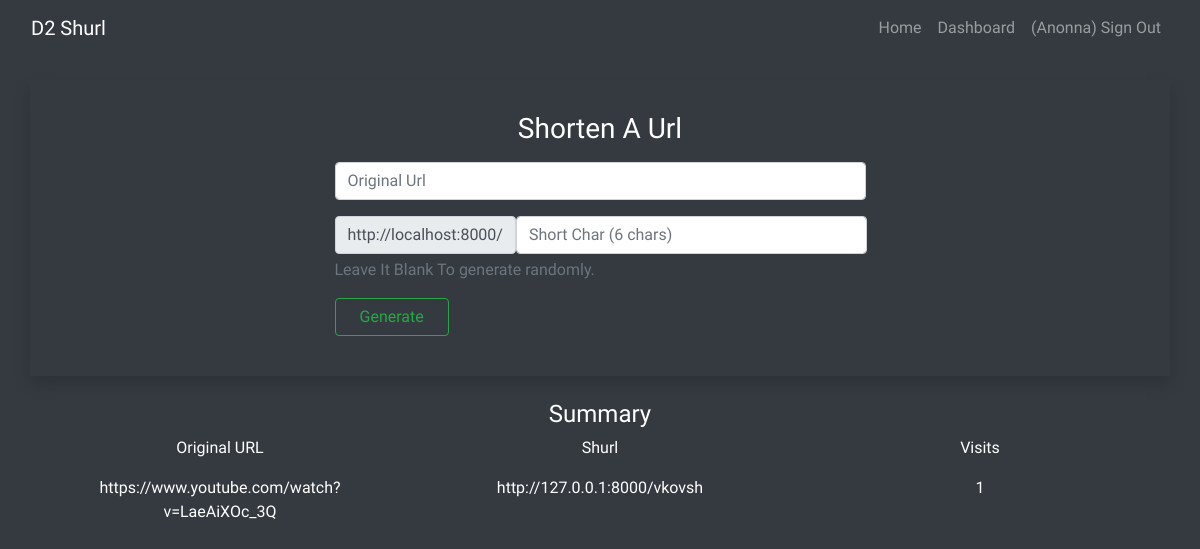
Page /dashboard/ (signed in) on the earlier database version.
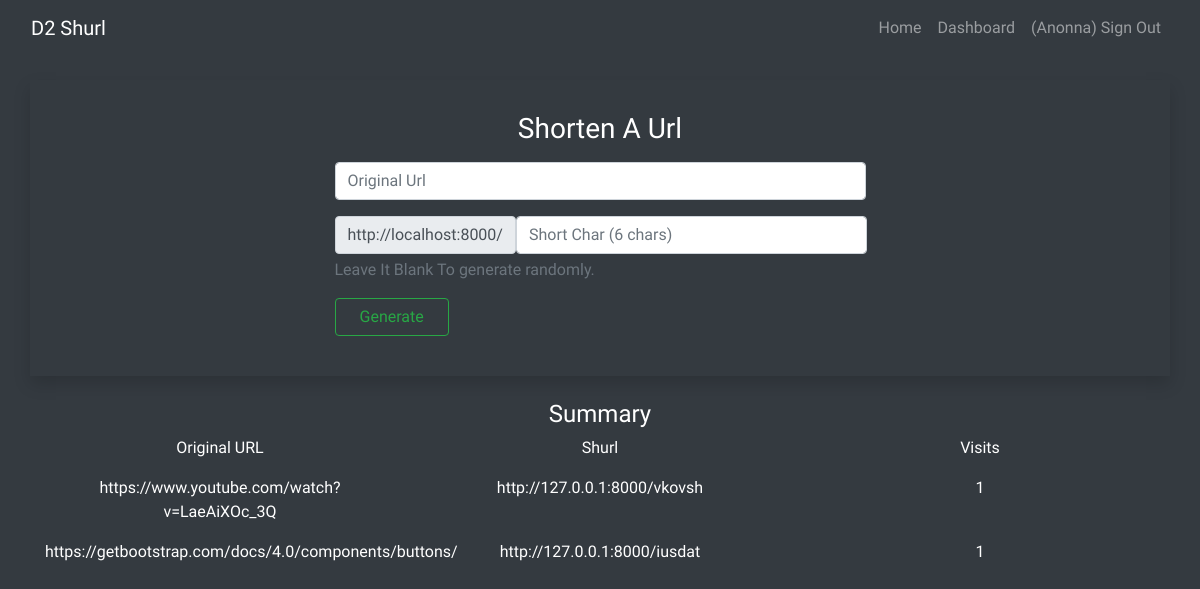
Same page on the later database version.
### urlhandler/models.py (models this page shows)
class ShortUrl(models.Model):
    original_url = models.URLField(blank=False)
    short_query = models.CharField(blank=False, max_length=8)
    visits = models.IntegerField(default=0)
    user = models.ForeignKey(User, on_delete=models.CASCADE)

### urlhandler/views.py (the view)
# urls.py: path('dashboard/', dashboard, name='dashboard'),
@login_required(login_url='/signin/')
def dashboard(request):
    user = request.user
    url = ShortUrl.objects.filter(user=user)
    return render(request, 'dashboard.html', {'url': url})

### templates/dashboard.html (shortened to what this page needs)
{% extends 'nav.html' %}
{% block content %}
<div class="container shadow p-4">
  <div class="row">
    <div class="col-12 text-center py-2">
      <h3>Shorten A Url</h3>
    </div>
    <div class="col-10 col-sm-10 col-md-6 mx-auto">
      <form action="{% url 'generate' %}" method="POST">
        <div class="form-group">
          <input type="url" name="original" class="form-control" placeholder="Original Url">
        </div>
        <div class="form-group">
          <div class="input-group-prepend">
            <div class="input-group-text">http://localhost:8000/</div>
            <input type="text" name="short" class="form-control" placeholder="Short Char (6 chars)" maxlength="6" id="short">
          </div>
          <p id="shorthelp" class="form-text text-muted">Leave It Blank To generate randomly.</p>
        </div>
        <div class="form-group">
          <input type="submit" class="btn btn-outline-success px-4" value="Generate">
        </div>
      </form>
    </div>
  </div>
</div>
<div class="container my-4">
  <div class="row">
    <div class="col-12 text-center">
      <h4>Summary</h4>
    </div>
  </div>
  <div class="row text-center">
    <div class="col-md-4">
      <p>Original URL</p>
    </div>
    <div class="col-md-4">
      <p>Shurl</p>
    </div>
    <div class="col-md-4">
      <p>Visits</p>
    </div>
  </div>
  {% for i in url %}
  <div class="row text-center">
    <div class="col-md-4">
      <p>{{i.original_url}}</p>
    </div>
    <div class="col-md-4">
      <p>http://127.0.0.1:8000/{{i.short_query}}</p>
    </div>
    <div class="col-md-4">
      <p>{{i.visits}}</p>
    </div>
  </div>
  {% endfor %}
</div>
</body>
</html>
{% endblock %}

Differences in the rows shown:
added ShortUrl: original_url "https://getbootstrap.com/docs/4.0/components/buttons/", short_query "iusdat", visits "1"
